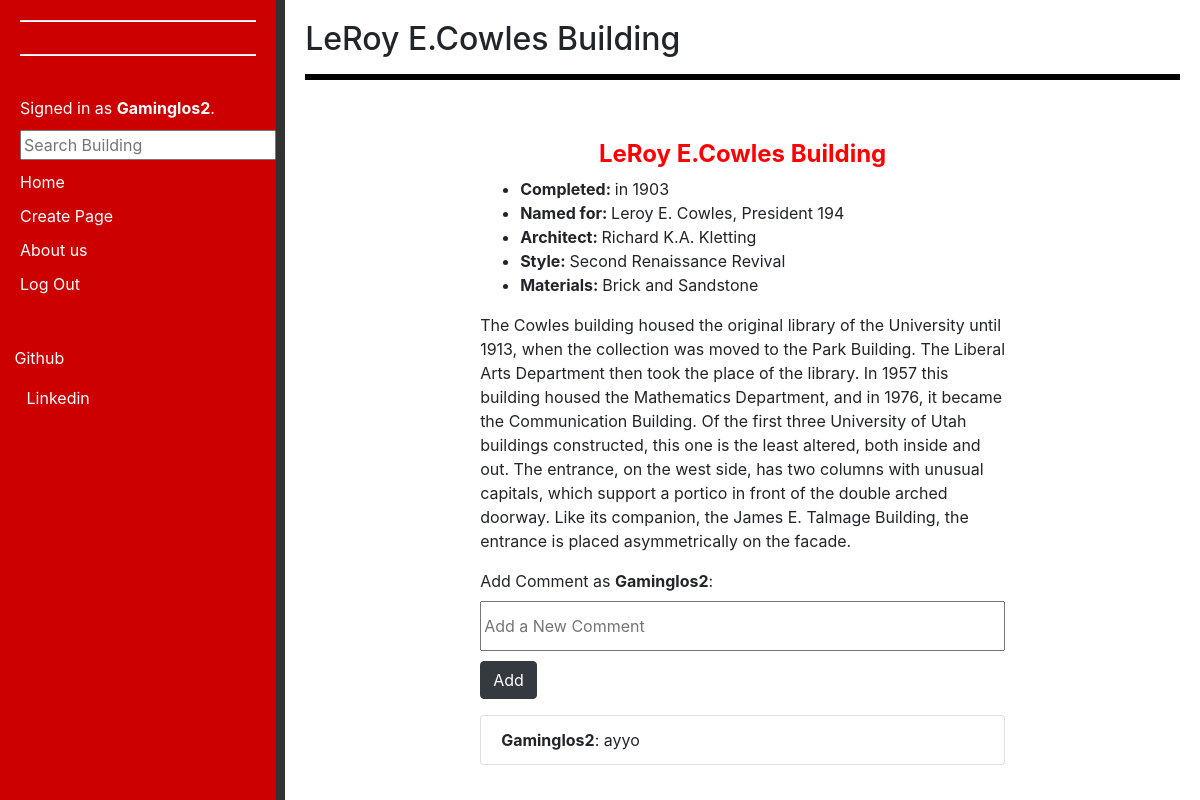
/listing/1 (signed in), run on the app's committed database.
### encyclopedia/models.py (models this page shows, shortened)
class User(AbstractUser):
    pass

class Listing(models.Model):
    title = models.CharField(max_length=100)
    description = models.CharField(max_length=100000)
    imageUrl = models.CharField(max_length=1000)
    Completed = models.CharField(max_length=30 ,null=True)
    NameFor = models.CharField(max_length=50, null=True)
    Architect = models.CharField(max_length=50, null=True)
    Style = models.CharField(max_length=50, null=True)
    Materials = models.CharField(max_length=50, null=True)
    Location = models.CharField(max_length=100, null=True)
    Address = models.CharField(max_length=500, null=True)
    Phone = models.CharField(max_length=20, null=True)
    isActive = models.BooleanField(default=True)
    author = models.ForeignKey(User,on_delete=models.CASCADE, blank=True, null=True, related_name="user")
    category = models.ForeignKey(Category, on_delete=models.CASCADE, blank=True, null=True, related_name="category")

class Comment(models.Model):
    author = models.ForeignKey(User, on_delete= models.CASCADE, blank=True, null=True, related_name="userComment")
    listing = models.ForeignKey(Listing, on_delete=models.CASCADE, blank=True, null=True, related_name="listingComment")
    message = models.CharField(max_length=200)

### encyclopedia/views.py (the view)
# urls.py: path("listing/<int:id>", views.listing, name="listing"),
def listing(request, id):
    listingData = Listing.objects.get(pk=id)
    allComments = Comment.objects.filter(listing=listingData)
    return render(request, "encyclopedia/listing.html",{
        "listing": listingData,
        "allComments": allComments
    })

### encyclopedia/templates/encyclopedia/listing.html (shortened to what this page needs)
{% extends "encyclopedia/layout.html" %}
{% block body %}
    <h2>{{ listing.title }}</h2>
    <hr style="background-color: black; height: 5px;">
    <div id="des">
        <h4 style="margin-top: 20px; text-align: center; color: red;"><strong>{{ listing.title }}</strong></h4>
        <ul>
            <li><strong>Completed: </strong>{{ listing.Completed }}</li>
            <li><strong>Named for: </strong>{{ listing.NameFor }}</li>
            <li><strong>Architect: </strong>{{ listing.Architect }}</li>
            <li><strong>Style: </strong>{{ listing.Style }}</li>
            <li><strong>Materials: </strong>{{ listing.Materials }}</li>
        </ul>
        <p>{{ listing.description }}</p>
    </div>
    <div id="Comment">
        {% if user.is_authenticated %}
        <form action="{% url 'addComment' id=listing.id %}" method="POST" id="comment">
            <div class="form-group">
                <label for="price" class="form-label">Add Comment as <strong>{{listing.author}}</strong>:</label>
                <input style="width: 100%; height: 50px; text-align: justify; margin-bottom: 10px;" type="text"  name="newComment" placeholder="Add a New Comment">
                <button type="submit" class="btn btn-dark">Add</button>
            </div>
            </form>
        {% endif %}
        <ul style="width: 100%;" class="list-group">
            {% for comment in allComments %}
                <li  class="list-group-item">
                    <strong>{{comment.author}}</strong>: {{comment.message}}
                </li>
            {% endfor %}
        </ul>
    </div>
{% endblock %}

### encyclopedia/templates/encyclopedia/layout.html (shortened to what this page needs)
{% load static %}
<!DOCTYPE html>
<html lang="en">
    <head>
        <link rel="stylesheet" href="https://stackpath.bootstrapcdn.com/bootstrap/4.4.1/css/bootstrap.min.css">
        <link href="{% static 'encyclopedia/styles.css' %}" rel="stylesheet">
    </head>
    <body>
        <div class="" id="container">
            <div class="" id="left-section">
                <div id="left-content">
                    <hr style="background-color: white; height: 1px; margin-bottom: -1px;">
                    <hr style="background-color: white; height: 1px; margin-top: 9px;">
                    <div>
                        {% if user.is_authenticated %}
                            Signed in as <strong>{{ user.username }}</strong>.
                        {% else %}
                            Not signed in.
                        {% endif %}
                    </div>
                    <form action="{% url 'search' %}" method="POST">
                        <input id="menu" style="margin-top: 10px;" class="search" type="text" name="q" placeholder="Search Building">
                    </form>
                    <div style="margin-top: 10px;">
                        <a id="menu" style="margin-top: 20px;" href="{% url 'index' %}">Home</a>
                        {% if user.is_authenticated %}
                            <div style="margin-top: 10px;">
                                <a id="menu" href="{% url 'create' %}">Create Page</a>
                            </div>
                            <div style="margin-top: 10px;">
                                <a id="menu" href="{% url 'random_page' %}">About us</a>
                            </div>
                            <div style="margin-top: 10px;">
                                <a  class="" id="menu" href="{% url 'logout' %}">Log Out</a>
                            </div>
                        {% endif %}
                    </div>
                    <div id="In4">
                        <p> <a style="color: white;" href="https://github.com/Tristanon">Github</a></p>
                        <p> <a style="color: white;" href="https://www.linkedin.com/in/tri-ho-2a4b58249/">Linkedin</a></p>
                    </div>
                </div>
            </div>
            <div id="connection" style="height: auto;">
            </div>
            <div class="" id="right-section">
                <div id="right-content">
                    {% block body %}
                    {% endblock %}
                </div>
            </div>
        </div>
    </body>
</html>

### encyclopedia/templates/encyclopedia/listing.html (style rules this page uses)
#des { margin-top: 40px; }
#des p,ul { width: 60%; display: block; margin-left: auto; margin-right: auto; }
#Comment { width: 60%; display: block; margin-left: auto; margin-right: auto; }

### encyclopedia/templates/encyclopedia/layout.html (style rules this page uses)
html,body { height: auto; }
#container { display: flex; height: auto; }
#left-section { background-color: #cc0000; width: 23%; height: auto%; }
#left-content { margin: 20px; color: white; }
#menu { color: white; }
#In4 { margin-top: 50px; margin-left: -10px; }
#connection { width: 1%; background-color: #333333; }
#right-section { min-height: 100vh; width: 100%; height: 100%; }
#right-content { margin: 20px; }

### data on the page
User: username "Gaminglos2"
Listing: title "LeRoy E.Cowles Building", Completed "in 1903", NameFor "Leroy E. Cowles, President 194", Architect "Richard K.A. Kletting", Style "Second Renaissance Revival", Materials "Brick and Sandstone", description "The Cowles building housed the original library of the University until 1913, when the collection was moved to the Park Building. The Liberal Arts Department then took the place of the library. In 1957 this building housed the Mathematics Department, and in 1976, it became the Communication Building. Of the first three University of Utah buildings constructed, this one is the least altered, both inside and out. The entrance, on the west side, has two columns with unusual capitals, which support a portico in front of the double arched doorway. Like its companion, the James E. Talmage Building, the entrance is placed asymmetrically on the facade.", author "Gaminglos2"
Comment: author "Gaminglos2", message "ayyo"
